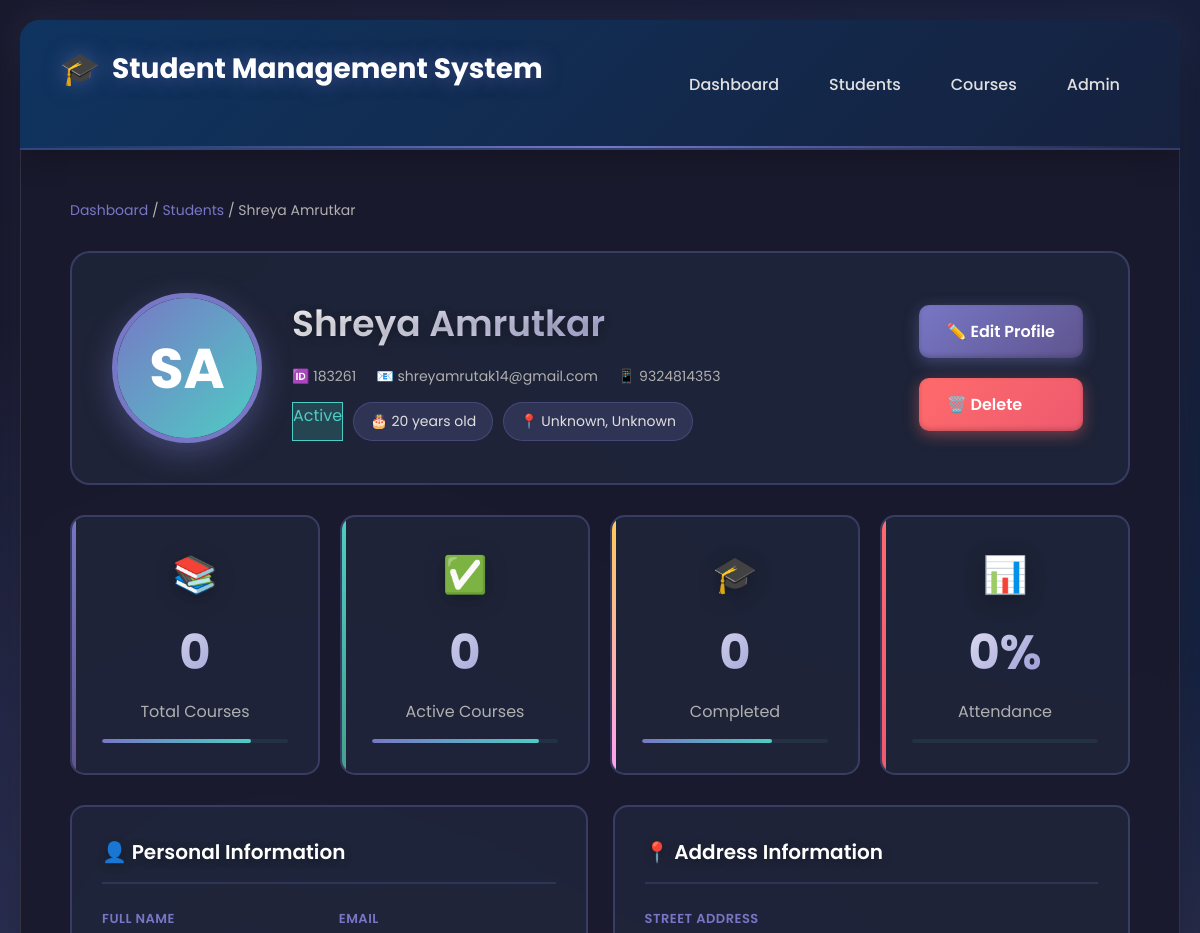
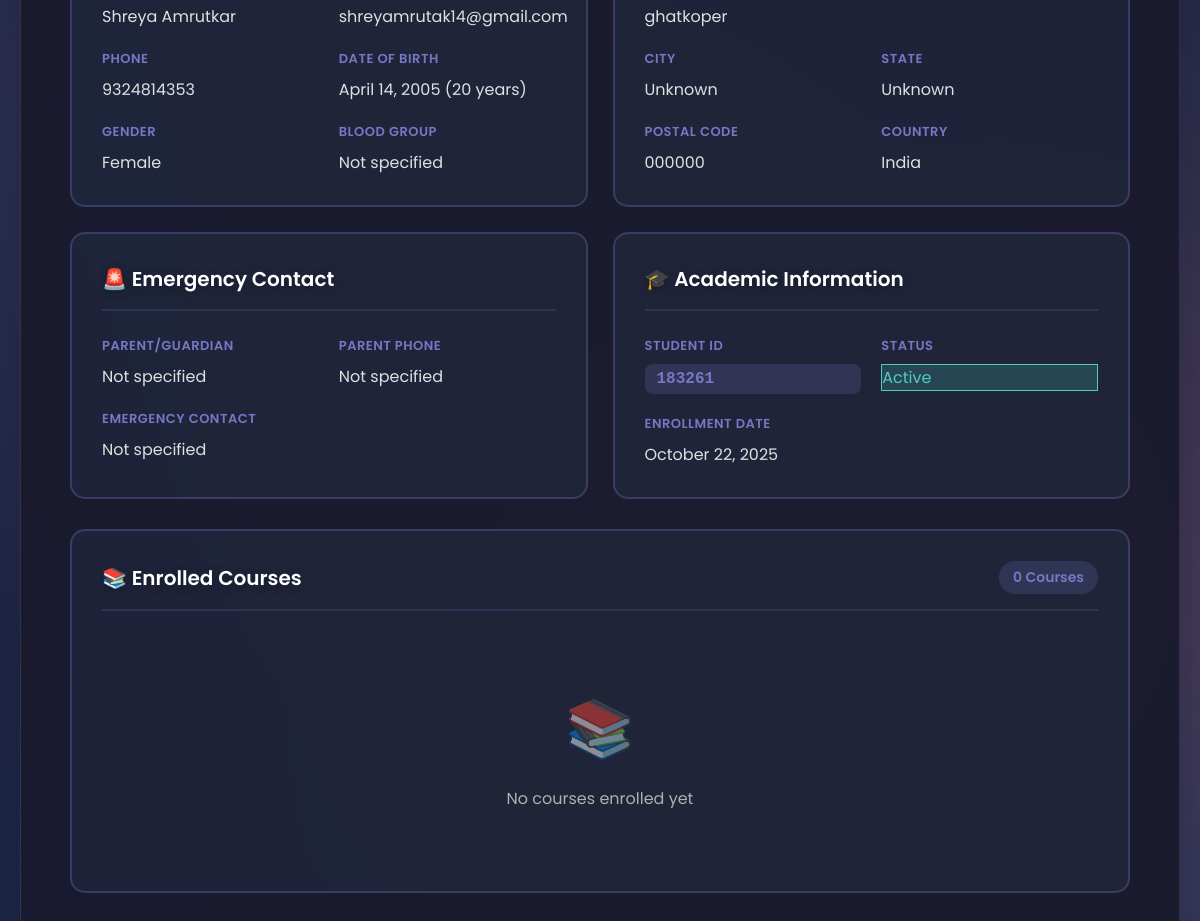
The page /students/3/ on the database its author committed (2 pictures, top to bottom).
### core/models.py (models this page shows, shortened)
class Student(models.Model):
    GENDER_CHOICES = [
        ('M', 'Male'),
        ('F', 'Female'),
        ('O', 'Other'),
    ]
    STATUS_CHOICES = [
        ('Active', 'Active'),
        ('Inactive', 'Inactive'),
        ('Graduated', 'Graduated'),
        ('Suspended', 'Suspended'),
    ]
    user = models.OneToOneField(User, on_delete=models.CASCADE, null=True, blank=True)
    first_name = models.CharField(max_length=100)
    last_name = models.CharField(max_length=100)
    email = models.EmailField(unique=True)
    phone = models.CharField(max_length=15)
    date_of_birth = models.DateField()
    gender = models.CharField(max_length=1, choices=GENDER_CHOICES)
    address = models.TextField()
    city = models.CharField(max_length=100, default='Unknown')
    state = models.CharField(max_length=100, default='Unknown')
    postal_code = models.CharField(max_length=10, default='000000')
    country = models.CharField(max_length=100, default='India')
    enrollment_date = models.DateField(auto_now_add=True)
    student_id = models.CharField(max_length=20, unique=True)
    status = models.CharField(max_length=20, choices=STATUS_CHOICES, default='Active')
    profile_image = models.ImageField(upload_to='students/', null=True, blank=True)
    parent_name = models.CharField(max_length=200, blank=True)
    parent_phone = models.CharField(max_length=15, blank=True)
    emergency_contact = models.CharField(max_length=15, blank=True)
    blood_group = models.CharField(max_length=5, blank=True)
    class Meta:
        ordering = ['-enrollment_date']
    @property
    def full_name(self):
        return f"{self.first_name} {self.last_name}"
    @property
    def age(self):
        today = timezone.now().date()
        return today.year - self.date_of_birth.year - ((today.month, today.day) < (self.date_of_birth.month, self.date_of_birth.day))

### core/views.py (the view)
# urls.py: path('students/<int:pk>/', views.student_detail, name='student_detail'),
def student_detail(request, pk):
    student = get_object_or_404(Student, pk=pk)
    enrollments = Enrollment.objects.filter(student=student).select_related('course')
    total_courses = enrollments.count()
    active_courses = enrollments.filter(status='Active').count()
    completed_courses = enrollments.filter(status='Completed').count()
    recent_grades = Grade.objects.filter(enrollment__student=student).order_by('-date')[:5]
    total_classes = Attendance.objects.filter(enrollment__student=student).count()
    present_count = Attendance.objects.filter(enrollment__student=student, status='Present').count()
    attendance_percentage = (present_count / total_classes * 100) if total_classes > 0 else 0
    context = {
        'student': student,
        'enrollments': enrollments,
        'total_courses': total_courses,
        'active_courses': active_courses,
        'completed_courses': completed_courses,
        'recent_grades': recent_grades,
        'attendance_percentage': round(attendance_percentage, 2),
    }
    return render(request, 'student_detail.html', context)

### core/templates/student_detail.html (shortened to what this page needs)
{% extends 'base.html' %}
{% block content %}
<div class="breadcrumb">
    <a href="{% url 'dashboard' %}">Dashboard</a> /
    <a href="{% url 'student_list' %}">Students</a> /
    <span>{{ student.full_name }}</span>
</div>
<div class="profile-header">
    <div class="profile-avatar-large">
        {% if student.profile_image %}
            <img src="{{ student.profile_image.url }}" alt="{{ student.full_name }}">
        {% else %}
            <div class="avatar-placeholder-large">{{ student.first_name.0 }}{{ student.last_name.0 }}</div>
        {% endif %}
    </div>
    <div class="profile-info">
        <h1>{{ student.full_name }}</h1>
        <p class="profile-meta">
            <span class="meta-item">🆔 {{ student.student_id }}</span>
            <span class="meta-item">📧 {{ student.email }}</span>
            <span class="meta-item">📱 {{ student.phone }}</span>
        </p>
        <div class="profile-badges">
            <span class="status-badge status-{{ student.status|lower }}">{{ student.status }}</span>
            <span class="info-badge">🎂 {{ student.age }} years old</span>
            <span class="info-badge">📍 {{ student.city }}, {{ student.state }}</span>
        </div>
    </div>
    <div class="profile-actions">
        <a href="{% url 'student_update' student.pk %}" class="btn btn-primary">✏️ Edit Profile</a>
        <a href="{% url 'student_delete' student.pk %}" class="btn btn-danger">🗑️ Delete</a>
    </div>
</div>
<div class="detail-stats-grid">
    <div class="detail-stat-card stat-card-1">
        <div class="stat-icon">📚</div>
        <div class="stat-value">{{ total_courses }}</div>
        <div class="stat-label">Total Courses</div>
        <div class="stat-mini-progress">
            <div class="mini-fill" data-width="80"></div>
        </div>
    </div>
    <div class="detail-stat-card stat-card-2">
        <div class="stat-icon">✅</div>
        <div class="stat-value">{{ active_courses }}</div>
        <div class="stat-label">Active Courses</div>
        <div class="stat-mini-progress">
            <div class="mini-fill" data-width="90"></div>
        </div>
    </div>
    <div class="detail-stat-card stat-card-3">
        <div class="stat-icon">🎓</div>
        <div class="stat-value">{{ completed_courses }}</div>
        <div class="stat-label">Completed</div>
        <div class="stat-mini-progress">
            <div class="mini-fill" data-width="70"></div>
        </div>
    </div>
    <div class="detail-stat-card stat-card-4">
        <div class="stat-icon">📊</div>
        <div class="stat-value">{{ attendance_percentage }}%</div>
        <div class="stat-label">Attendance</div>
        <div class="stat-mini-progress">
        </div>
    </div>
</div>
<div class="detail-content-grid">
    <div class="detail-section">
        <h2>👤 Personal Information</h2>
        <div class="info-grid">
            <div class="info-item">
                <span class="info-label">Full Name</span>
                <span class="info-value">{{ student.full_name }}</span>
            </div>
            <div class="info-item">
                <span class="info-label">Email</span>
                <span class="info-value">{{ student.email }}</span>
            </div>
            <div class="info-item">
                <span class="info-label">Phone</span>
                <span class="info-value">{{ student.phone }}</span>
            </div>
            <div class="info-item">
                <span class="info-label">Date of Birth</span>
                <span class="info-value">{{ student.date_of_birth|date:"F d, Y" }} ({{ student.age }} years)</span>
            </div>
            <div class="info-item">
                <span class="info-label">Gender</span>
                <span class="info-value">{{ student.get_gender_display }}</span>
            </div>
            <div class="info-item">
                <span class="info-label">Blood Group</span>
                <span class="info-value">{{ student.blood_group|default:"Not specified" }}</span>
            </div>
        </div>
    </div>
    <div class="detail-section">
        <h2>📍 Address Information</h2>
        <div class="info-grid">
            <div class="info-item full-width">
                <span class="info-label">Street Address</span>
                <span class="info-value">{{ student.address }}</span>
            </div>
            <div class="info-item">
                <span class="info-label">City</span>
                <span class="info-value">{{ student.city }}</span>
            </div>
            <div class="info-item">
                <span class="info-label">State</span>
                <span class="info-value">{{ student.state }}</span>
            </div>
            <div class="info-item">
                <span class="info-label">Postal Code</span>
                <span class="info-value">{{ student.postal_code }}</span>
            </div>
            <div class="info-item">
                <span class="info-label">Country</span>
                <span class="info-value">{{ student.country }}</span>
            </div>
        </div>
    </div>
    <div class="detail-section">
        <h2>🚨 Emergency Contact</h2>
        <div class="info-grid">
            <div class="info-item">
                <span class="info-label">Parent/Guardian</span>
                <span class="info-value">{{ student.parent_name|default:"Not specified" }}</span>
            </div>
            <div class="info-item">
                <span class="info-label">Parent Phone</span>
                <span class="info-value">{{ student.parent_phone|default:"Not specified" }}</span>
            </div>
            <div class="info-item">
                <span class="info-label">Emergency Contact</span>
                <span class="info-value">{{ student.emergency_contact|default:"Not specified" }}</span>
            </div>
        </div>
    </div>
    <div class="detail-section">
        <h2>🎓 Academic Information</h2>
        <div class="info-grid">
            <div class="info-item">
                <span class="info-label">Student ID</span>
                <span class="info-value student-id">{{ student.student_id }}</span>
            </div>
            <div class="info-item">
                <span class="info-label">Status</span>
                <span class="status-badge status-{{ student.status|lower }}">{{ student.status }}</span>
            </div>
            <div class="info-item">
                <span class="info-label">Enrollment Date</span>
                <span class="info-value">{{ student.enrollment_date|date:"F d, Y" }}</span>
            </div>
        </div>
    </div>
</div>
<div class="detail-section full-width">
    <div class="section-header">
        <h2>📚 Enrolled Courses</h2>
        <span class="count-badge">{{ enrollments.count }} Course{{ enrollments.count|pluralize }}</span>
    </div>
    {% if enrollments %}
        <div class="courses-grid">
            {% for enrollment in enrollments %}
            <div class="course-card">
                <div class="course-header">
                    <h3>{{ enrollment.course.course_name }}</h3>
                    <span class="course-badge status-{{ enrollment.status|lower }}">{{ enrollment.status }}</span>
                </div>
                <div class="course-details">
                    <div class="course-detail-item">
                        <span class="detail-icon">🔖</span>
                        <span>{{ enrollment.course.course_code }}</span>
                    </div>
                    <div class="course-detail-item">
                        <span class="detail-icon">👨‍🏫</span>
                        <span>{{ enrollment.course.instructor }}</span>
                    </div>
                    <div class="course-detail-item">
                        <span class="detail-icon">⭐</span>
                        <span>{{ enrollment.course.credits }} Credits</span>
                    </div>
                    <div class="course-detail-item">
                        <span class="detail-icon">📅</span>
                        <span>Enrolled: {{ enrollment.enrollment_date|date:"M d, Y" }}</span>
                    </div>
                </div>
                {% if enrollment.average_grade %}
                <div class="course-grade">
                    <span class="grade-label">Average Grade:</span>
                    <span class="grade-value">{{ enrollment.average_grade }}%</span>
                </div>
                {% endif %}
            </div>
            {% endfor %}
        </div>
    {% else %}
        <div class="empty-state">
            <span class="empty-icon">📚</span>
            <p>No courses enrolled yet</p>
        </div>
    {% endif %}
</div>
{% endblock %}

### core/templates/base.html (shortened to what this page needs)
<!DOCTYPE html>
<html lang="en">
<head>
</head>
<body>
    <div class="container">
        <div class="navbar">
            <h1><span>🎓</span> Student Management System</h1>
            <nav>
                <a href="{% url 'dashboard' %}">Dashboard</a>
                <a href="{% url 'student_list' %}">Students</a>
                <a href="{% url 'course_list' %}">Courses</a>
                <a href="/admin/">Admin</a>
            </nav>
        </div>
<div class="content">
    {% block content %}
    {% endblock %}
</div>
    </div>
</body>
</html>

### core/templates/base.html (style rules this page uses)
* { margin: 0; padding: 0; box-sizing: border-box; }
body { font-family: 'Poppins', sans-serif; background: linear-gradient(135deg, #1a1a2e 0%, #16213e 50%, #0f3460 100%); min-height: 100vh; padding: 20px; position: relative; overflow-x: hidden; }
body::before { content: ''; position: fixed; width: 100%; height: 100%; top: 0; left: 0; background-image: radial-gradient(circle at 20% 50%, rgba(120, 119, 198, 0.3) 0%, transparent 50%), radial-gradient(circle at 80% 80%, rgba(255, 107, 107, 0.3) 0%, transparent 50%), radial-gradient(circle at 40% 80%, rgba(94, 84, 142, 0.3) 0%, transparent 50%); animation: backgroundShift 15s ease-in-out infinite; z-index: -1; }
.container { max-width: 1400px; margin: 0 auto; background: rgba(26, 26, 46, 0.95); border-radius: 20px; box-shadow: 0 20px 60px rgba(0, 0, 0, 0.5), 0 0 40px rgba(120, 119, 198, 0.2), inset 0 0 0 1px rgba(255, 255, 255, 0.1); overflow: hidden; backdrop-filter: blur(10px); animation: containerFadeIn 0.8s ease-out; }
.navbar { background: linear-gradient(135deg, #0f3460 0%, #16213e 100%); padding: 25px 40px; display: flex; justify-content: space-between; align-items: center; border-bottom: 2px solid rgba(120, 119, 198, 0.3); box-shadow: 0 4px 30px rgba(0, 0, 0, 0.3); position: relative; }
.navbar::after { content: ''; position: absolute; bottom: 0; left: 0; width: 100%; height: 2px; background: linear-gradient(90deg, transparent, #7877c6, transparent); animation: navbarGlow 3s ease-in-out infinite; }
.navbar h1 { color: #fff; font-size: 28px; font-weight: 700; display: flex; align-items: center; gap: 12px; text-shadow: 0 0 20px rgba(120, 119, 198, 0.5); }
.navbar h1 span { font-size: 32px; animation: logoFloat 3s ease-in-out infinite; }
.navbar nav { display: flex; gap: 10px; }
.navbar nav a { color: #e0e0e0; text-decoration: none; padding: 10px 20px; font-size: 16px; font-weight: 500; border-radius: 8px; transition: all 0.3s ease; position: relative; overflow: hidden; }
.navbar nav a::before { content: ''; position: absolute; top: 0; left: -100%; width: 100%; height: 100%; background: linear-gradient(90deg, transparent, rgba(120, 119, 198, 0.3), transparent); transition: left 0.5s ease; }
.content { padding: 50px; animation: contentSlideIn 0.6s ease-out 0.2s both; }
h1, h2 { color: #fff; margin-bottom: 30px; font-weight: 600; text-shadow: 0 2px 10px rgba(0, 0, 0, 0.3); }
.btn { display: inline-block; padding: 14px 28px; background: linear-gradient(135deg, #7877c6 0%, #5e548e 100%); color: white; text-decoration: none; border-radius: 10px; border: none; cursor: pointer; font-size: 16px; font-weight: 600; transition: all 0.3s ease; margin: 5px; box-shadow: 0 4px 15px rgba(120, 119, 198, 0.4), inset 0 -2px 5px rgba(0, 0, 0, 0.2); position: relative; overflow: hidden; }
.btn::before { content: ''; position: absolute; top: 50%; left: 50%; width: 0; height: 0; border-radius: 50%; background: rgba(255, 255, 255, 0.2); transform: translate(-50%, -50%); transition: width 0.6s, height 0.6s; }
.btn-danger { background: linear-gradient(135deg, #ff6b6b 0%, #ee5a6f 100%); box-shadow: 0 4px 15px rgba(255, 107, 107, 0.4), inset 0 -2px 5px rgba(0, 0, 0, 0.2); }

### rows shown on the page
Student: full_name "Shreya Amrutkar", first_name.0 "S", last_name.0 "A", student_id "183261", email "shreyamrutak14@gmail.com", phone "9324814353", status "Active", age "20", city "Unknown", state "Unknown", date_of_birth "April 14, 2005", gender "Female", blood_group "Not specified", address "ghatkoper", postal_code "000000", country "India", parent_name "Not specified", parent_phone "Not specified", emergency_contact "Not specified", enrollment_date "October 22, 2025"

### other values the page prints
{{ total_courses }} "0"
{{ active_courses }} "0"
{{ completed_courses }} "0"
{{ attendance_percentage }} "0"
{{ enrollments.count }} "0"
